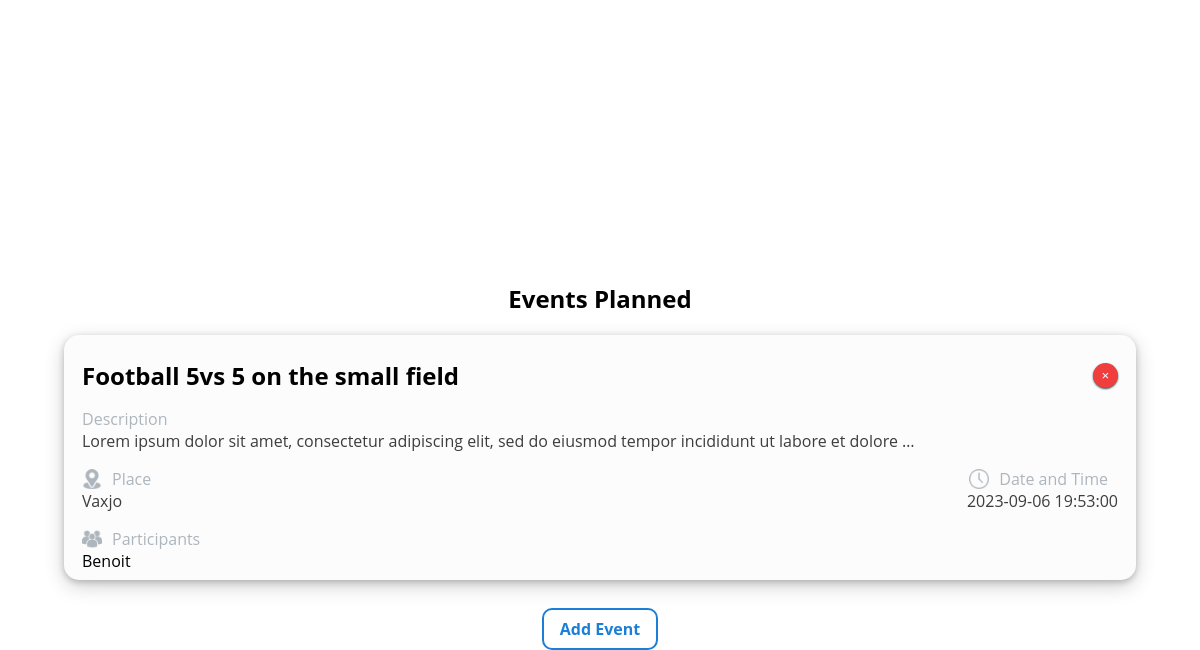
Page / (signed in, lower part) on the earlier database version.
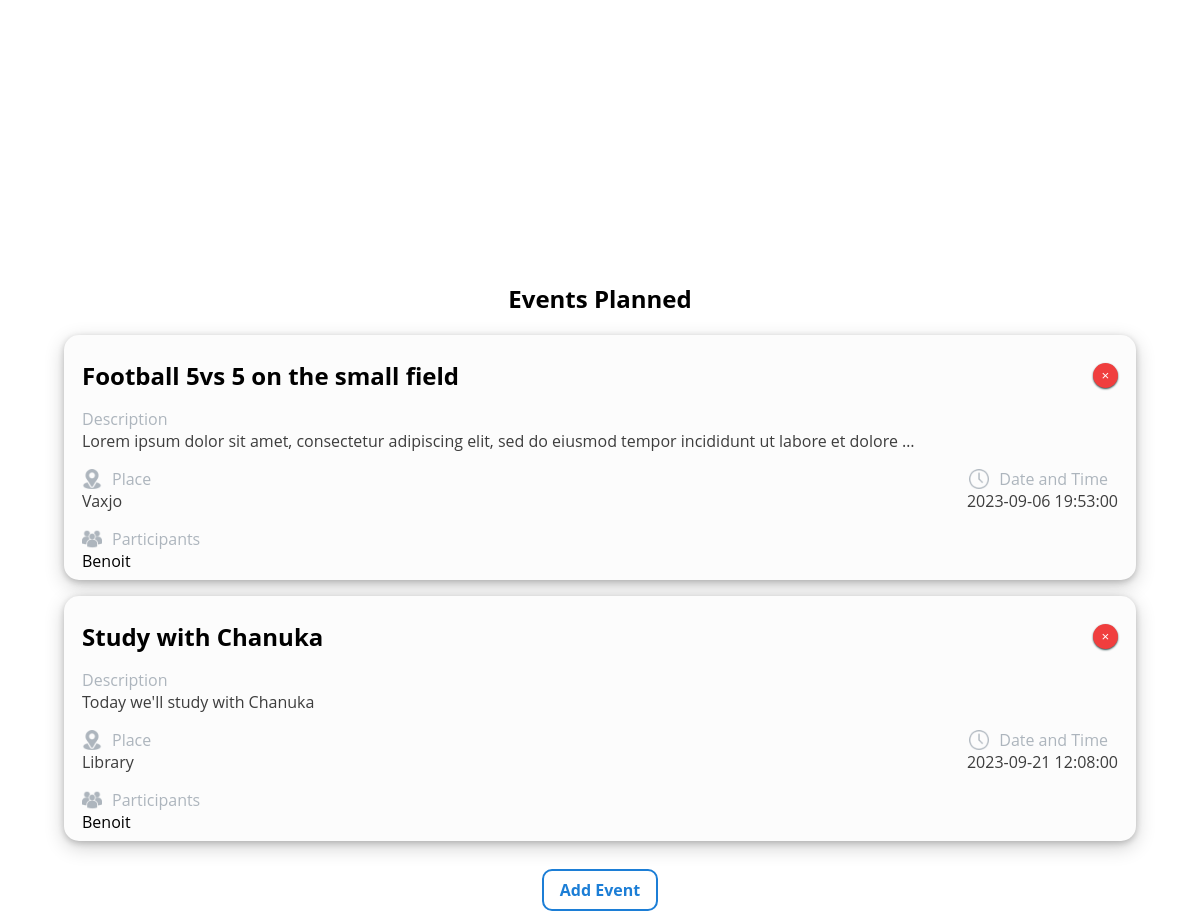
Same page on the later database version.
### website/models.py (models this page shows)
class Events(db.Model):
    id = db.Column(db.Integer, primary_key=True)
    name = db.Column(db.String(150), nullable=False)
    description = db.Column(db.String(1000), nullable=True)
    organizer_id = db.Column(db.Integer, db.ForeignKey('user.id'))  # Corrected column name
    date = db.Column(db.DateTime, nullable=False)
    place = db.Column(db.String(150), nullable=False)
    participants = db.relationship('User', secondary=user_events, back_populates='events')
    comments = db.relationship('Comment', backref='event', lazy=True)

class User(db.Model, UserMixin):
    id = db.Column(db.Integer, primary_key=True)
    email = db.Column(db.String(150), unique=True)
    password = db.Column(db.String(150))
    first_name = db.Column(db.String(150))
    notes = db.relationship('Note')
    events = db.relationship('Events', secondary=user_events, back_populates='participants')
    comments = db.relationship('Comment', backref='user', lazy=True)

### website/views.py (the view)
@views.route('/', methods=['GET', 'POST'])
@login_required
def home():
    events = Events.query.all()
    if request.method == 'POST':
        print("Redirect to create event")
    return render_template("home.html", user=current_user, events=events)

### website/__init__.py (called while the page is built)
def create_app():
    app = Flask(__name__)
    app.config['SECRET_KEY'] = 'hjshjhdjah kjshkjdhjs'
    app.config['SQLALCHEMY_DATABASE_URI'] = f'sqlite:///{DB_NAME}'
    db.init_app(app)
    from .views import views
    from .auth import auth
    app.register_blueprint(views, url_prefix='/')
    app.register_blueprint(auth, url_prefix='/')
    from .models import User, Note, Events
    with app.app_context():
        db.create_all()
    login_manager = LoginManager()
    login_manager.login_view = 'auth.login'
    login_manager.init_app(app)
    @login_manager.user_loader
    def load_user(id):
        return User.query.get(int(id))
    return app

### website/templates/home.html (shortened to what this page needs)
{% extends "base.html" %} {% block title %}Home{% endblock %} {% block content
%}
<div class="container_scroll">
  <div class="text_speech">
    <br>
    <br>
  </div>
</div>
<br>
  <h2 align="center">Events Planned</h2>
<ul class="class_events" id="notes">
  {% for event in events %}
  <li class="list-group-item" onClick="redirectToEvent({{ event.id }})" style="z-index: 1;">
    <div class="cross-and-title">
    <h2>{{ event.name }}</h2>
    {% if user.id == event.organizer_id %}
    <button type="button" class="close" onClick="deleteEvent({{ event.id }})" style="z-index: 2;">
      <span aria-hidden="true">&times;</span>
    </button>
    {% endif %}
    </div>
    <p class='subtitle'>Description</p>
    <p class='description truncate-text'>{{ event.description }} </p>
    <div class="place-and-time">
      <div class='icon-text'>
      <img src="static/location.png" alt="location" class='icon'>
      <a class='subtitle'>Place</a>
      </div>
      <div class='icon-text'>
      <img src="static/clock.png" alt="Time" class='icon'>
      <a class='subtitle'>Date and Time</a>
      </div>
    </div>
    <div class="place-and-time">
    <p class='bottom'>{{ event.place }} </p>
    <p class='bottom'>{{ event.date }} </p>
    </div>
    {% if participants is not none %}
    <div class="place-and-time">
      <div class='icon-text'>
      <img src="static/people.png" alt="location" class='icon'>
      <a class='subtitle'>Participants</a>
      </div>
    </div>
    <div class="participants-class">
    {% for participant in event.participants %}
        <a class="participants-name"> {{ participant.first_name}} </a>
    {% endfor %}
    </div>
    {% endif %}
  </li>
  {% endfor %}
</ul>
<form method="POST">
  <br />
  <div align="center">
    <a type="submit" class="btn btn-primary add-event-button" href="/createevent">Add Event</a>
  </div>
</form>
{% endblock %}

Differences in the rows shown:
added Events: name "Study with Chanuka", description "Today we'll study with Chanuka", place "Library", date "2023-09-21 12:08:00", User (first_name "Benoit")
